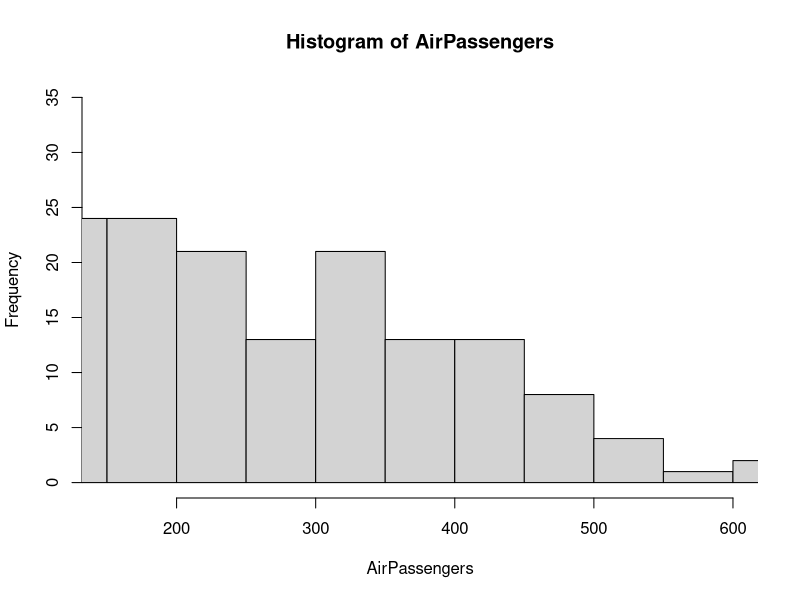
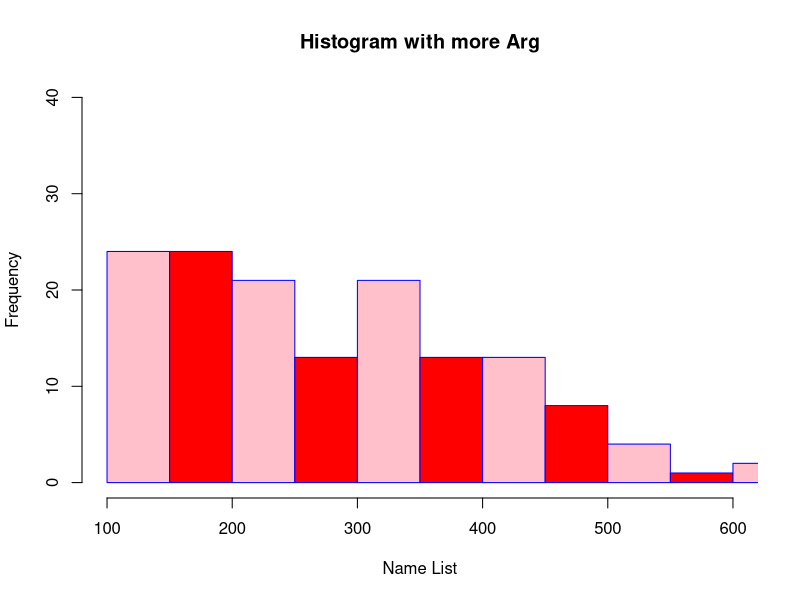

Write the R code that produced these figures, in order.
setwd("D:/Data Science Program")

hist (AirPassengers, xlim=c (150,600), ylim=c (0,35))

hist (AirPassengers,
      main="Histogram with more Arg",
      xlab="Name List",
      border="blue",
      #col="Orange",
      col = c("pink", "red"),
      xlim=c (100,600),
      ylim=c(0,40),
      breaks=10)
